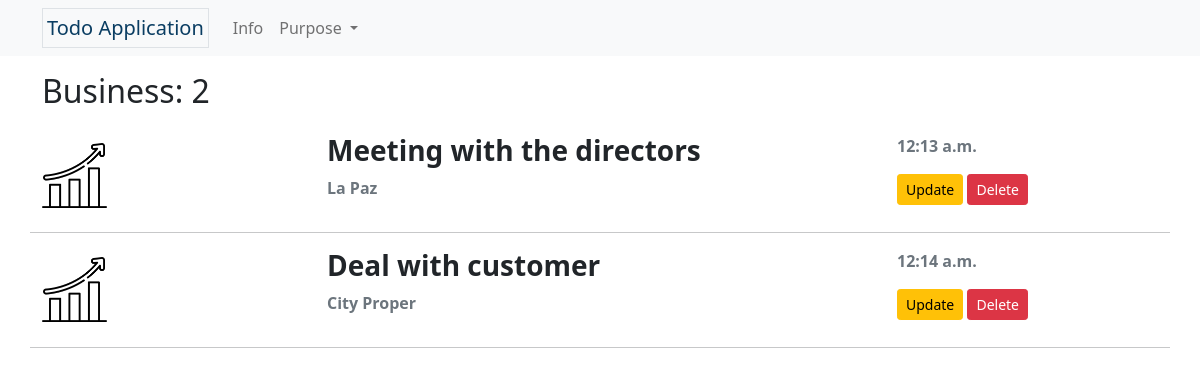
Screenshot of /business_info with the database file from the repository.
### lists/models.py (models this page shows, shortened)
class Tasks(models.Model):
     PURPOSE = (
          ('Personal','Personal'),
          ('Fitness','Fitness'),
          ('School', 'School'),
          ('Business','Business'),
          ('Office','Office'),
     )
     PLACE = (
          ('City Proper', 'City Proper'),
          ('Jaro', 'Jaro'),
          ('La Paz', 'La Paz'),
          ('Lapuz', 'Lapuz'),
          ('Mandurriao', 'Mandurriao'),
          ('Molo', 'Molo'),
          ('Villa Arevalo', 'Villa Arevalo'),
          ('Lapuz', 'Lapuz'),
     )
     purpose = models.CharField(max_length=8, choices=PURPOSE, default='Personal')
     title = models.CharField(max_length=50, unique=True)
     completed = models.BooleanField(default=False)
     slug = models.SlugField(max_length=50, unique=True, blank=True)
     place = models.CharField(max_length=16, choices=PLACE, default='City Proper')
     note = models.TextField(max_length=100, blank=True)
     date_created = models.DateTimeField(default=datetime.now, blank=True)

### lists/views.py (the view)
# urls.py: path('business_info', views.business, name='business-info'),
def business(request):
    business_items = Tasks.objects.filter(purpose='Business').all()
    business_count = Tasks.objects.filter(purpose='Business').count()
    completed_count = Tasks.objects.filter(purpose='Business').filter(completed=True).count()
    completed = Tasks.objects.filter(purpose='Business').filter(completed=True).all().order_by('id')
    context = {'business_items': business_items, 'business_count': business_count, 'completed_count': completed_count, 'completed': completed}
    return render(request, 'lists/business.html', context)

### lists/templates/lists/business.html (shortened to what this page needs)
{% extends 'partials/base.html' %}
{% load static %}
{% load tz %}
{% block content %}
<div class="container">
    <h2 class="mb-4">Business: {{ business_count }}</h2>
    {% for task in business_items %}
        {% if task.completed == False %}
            {% include 'partials/row_item.html' %}
        {% endif %}
    {% endfor %}
</div>
{% endblock content %}

### lists/templates/partials/row_item.html (shortened to what this page needs)
{% load static %}
{% load tz %}
<div class="row">
    <div class="col-3 d-flex align-items-center">
        {% if task.purpose == 'School' %}
            <img src="{% static 'lists/img/school.png' %}" alt="School icon" class="w-25">
        {% elif task.purpose == 'Fitness' %}
            <img src="{% static 'lists/img/fitness.png' %}" alt="Fitness icon" class="w-25">
        {% elif task.purpose == 'Business' %}
            <img src="{% static 'lists/img/stats.png' %}" alt="Business icon" class="w-25">
        {% elif task.purpose == 'Office' %}
            <img src="{% static 'lists/img/work.png' %}" alt="Office icon" class="w-25">
        {% else %}
            <img src="{% static 'lists/img/user.png' %}" alt="Personal icon" class="w-25">
        {% endif %}
    </div>
    <div class="col-6 my-auto">
        <h3 class="fw-bold">{{ task.title|truncatechars:30 }}</h3>
        <p class="text-muted fw-bold">{{ task.place }}</p>
    </div>
    <div class="col-3">
            <p class="text-muted fw-bold">{{ task.date_created|date:'g:i a' }}</p>
            <a href="{% url 'update-task' task.slug %}?next={{ request.path|urlencode }}" class="btn btn-warning btn-sm">Update</a>
            <a href="{% url 'delete-task' task.slug %}?next={{ request.path|urlencode }}" class="btn btn-danger btn-sm">Delete</a>
    </div>
    <hr class="mt-3">
</div>

### lists/static/lists/styles/base.css (style rules this page uses)
* { padding: 0; margin: 0; }

### rows the page displays
Tasks: completed False (drawn), title "Meeting with the directors", place "La Paz", date_created "12:13 a.m."
Tasks: completed False (drawn), title "Deal with customer", place "City Proper", date_created "12:14 a.m."

### other values shown
{{ business_count }} "2"
